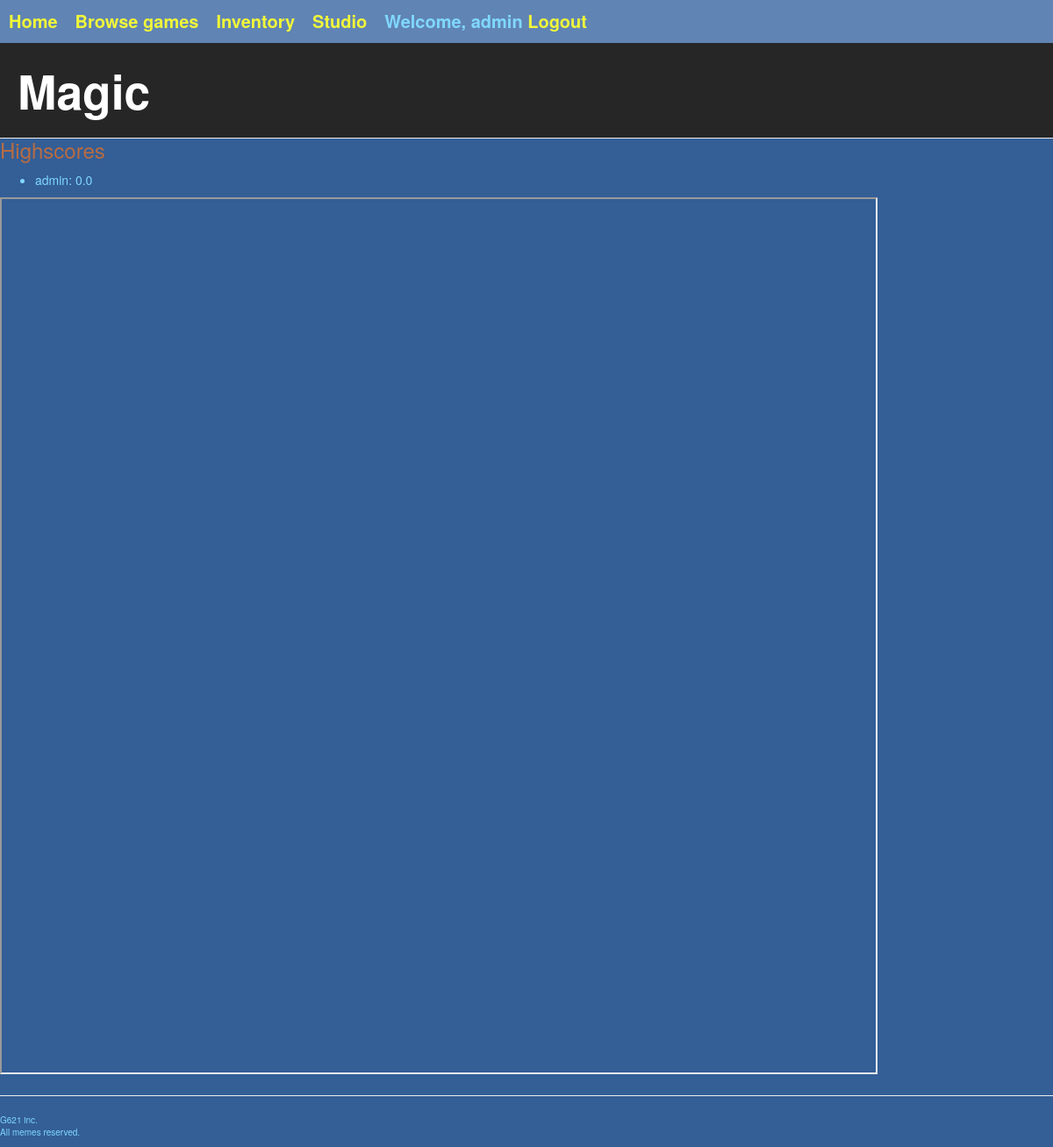
Page /gamescreen/4/ (signed in) on the committed database.
### gameshop/models.py (models this page shows, shortened)
class Profile(models.Model):
    user = models.OneToOneField(User, on_delete=models.CASCADE)
    activated = models.BooleanField(default=False)
    link = models.CharField(max_length=50, default='')
    def hasBought(self, game):
        g = Game.objects.filter(id=game.id).filter(bought=self)
        if g:
            return True
        else:
            return False

class Game(models.Model):
    id = models.AutoField(auto_created=True, primary_key=True)
    name = models.CharField(max_length=50)
    description = models.TextField(max_length=500)
    genre = models.ForeignKey(Genre, on_delete=models.CASCADE)
    sales = models.IntegerField(default=0)
    price = models.IntegerField(default=0)
    owner = models.ForeignKey(Developer, on_delete=models.CASCADE)
    url = models.CharField(max_length=300, default='http://webcourse.cs.hut.fi/example_game.html')
    bought = models.ManyToManyField(Profile, blank=True, through="Game_state")

class Game_state(models.Model):
    game = models.ForeignKey(Game, on_delete=models.CASCADE)
    profile = models.ForeignKey(Profile, on_delete=models.CASCADE)
    save_score = models.FloatField(default=0)
    save_items = models.TextField(max_length=None, null=True)
    submitted_score = models.FloatField(default=0)
    class Meta:
        unique_together = (("game", "profile"),)

### gameshop/views.py (the view)
# urls.py: path('gamescreen/<int:game_id>/', views.gamescreen),
@login_required(login_url='/login/')
def gamescreen(request, game_id=None):
    game = get_object_or_404(Game, pk=game_id)
    url = game.url
    hasGame = request.user.profile.hasBought(game)
    context = getUserContext(request.user)
    context["game"] = game
    context["hasGame"] = hasGame
    context["game_url"] = url
    context["highscores"] = getHighScores(game)
    return render(request, "gameshop/gamescreen.html", context)

### gameshop/helpers.py (called while the page is built)
def getUserContext(user):
    if not user or user.is_anonymous:
        return { "profile": None, "developer": None }
    try:
        profile = Profile.objects.get(user=user)
    except Profile.DoesNotExist:
        profile = None
    try:
        developer = Developer.objects.get(profile=profile)
    except Developer.DoesNotExist:
        developer = None
    return { "profile": profile, "developer": developer }

def getHighScores(game):
    states = Game_state.objects.filter(game=game).order_by("submitted_score")[:5]
    highscores = map(lambda x: (x.profile.user.username, x.submitted_score), states)
    return highscores

### gameshop/templates/gameshop/gamescreen.html (shortened to what this page needs)
{% extends "gameshop/generic.html" %}
{% block pageHeader %}
  <div class="page-header">
    <h1>{{ game.name }}</h1>
  </div>
{% endblock %}
{% block script %}
  {% load staticfiles %}
{% endblock %}
{% block content %}
  {% if hasGame %}
    <div id="highscores">
      <h3>Highscores</h3>
      <ul>
      {% for name, score in highscores %}
        <li>
          {{ name }}: {{ score }}
        </li>
      {% endfor %}
      </ul>
    </div>
    <iframe id='game_frame' height="1000" width="1000" src="{{ game_url }}"></iframe>
  {% else %}
    <p>You haven't bought this game, so you don't have access to it</p>
  {% endif %}
{% endblock %}

### gameshop/templates/gameshop/common/link_header.html
<div class="link-header">
  <div class="grid-container">
    <div class="grid-item1"><a href="/">Home</a></div>
    <div class="grid-item2"><a href="/shop/">Browse games</a></div>
    <div class="grid-item3"><a href="/inventory/">Inventory</a></div>
    {% if developer %}
      <div class="grid-item5"><a href="/studio/">Studio</a></div>
    {% endif %}
    {% if profile %}
      <div class="grid-login">
        Welcome, {{ profile.user.username }}
        <a href="/logout/">Logout</a>
      </div>
    {% else %}
      <div class="grid-login">
        <a href="/login/">Login</a>
      </div>
    {% endif %}
  </div>
</div>

### gameshop/static/css/gameshop.css (style rules this page uses)
:root { --page-bg: #335E96; --page-header-bg: #262626; --page-header-txt: #FFFFFF; --header-bg: #6084B3; --text: #80D8FF; --link: #F1F739; --head: #B86C42; --store-block-bg: #3E5573; --store-block-border: #FFFFFF; --shop-buy-button: #FFFFFF; --disabled: #727984; --disabled-bg: #c7c8c9; --buy-button-txt: #3a6041; --buy-button-bg: #06cc2d; --play-button-bg: #034da8; }
.page-header { background-color: var(--page-header-bg); margin: 0; padding: 15px 15px 15px 20px; }
h1, h2, h3, h4, h5, h6, h7 { color: var(--head); margin-top: 0; }
.page-header h1, .page-header h1 a, .page-header h1 a:visited, .page-header h1 a:active { color: var(--page-header-txt); font-size: 40pt; font-weight: 900; margin-top: 10px; margin-bottom: 10px; }
a { color: var(--link); }
body { background-color: var(--page-bg); padding: 0; color: var(--text); }
.link-header { background-color: var(--header-bg); font-size: 15pt; padding: 10px; font-weight: bold; }
.grid-container { display: inline-grid; grid-template-areas: "item1 item2 item3 item4 item5" "login login login login login"; grid-column-gap: 20px; }

### rows in the picture
Profile: user.username "admin"
Game: name "Magic"
Game_state: highscores "0.0"

### other values in the picture
{{ name }} "admin"
